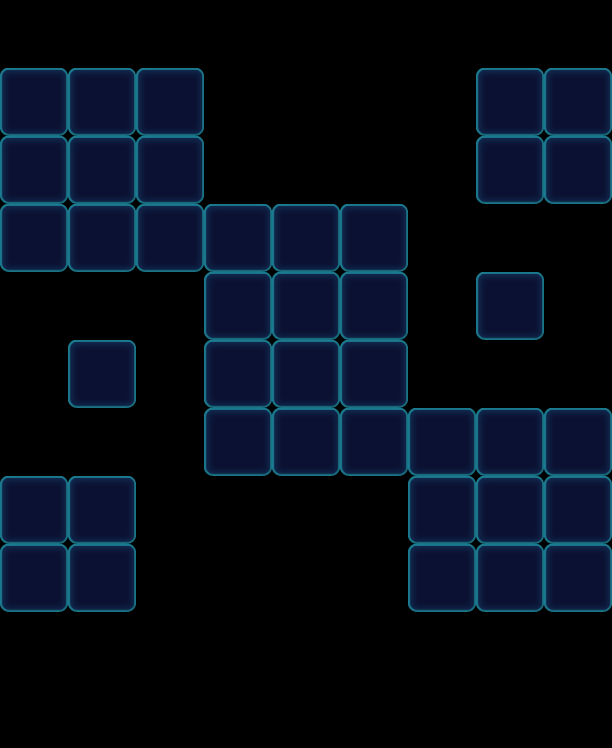

Below is a game level as drawn by its tile map, then a one-line description and the .tmx that defines it (tile-layer data replaced by summaries):
An orthogonal 9x11 tile map with 68x68 px tiles, 1 tile layer (Valid), 2 tilesets and 21 objects (9x Factory_Normal, 8x Boss, 2x Monster, 2x Lock).

<map version="1.0" orientation="orthogonal" width="9" height="11" tilewidth="68" tileheight="68">
 <tileset firstgid="1" name="game_grid1" tilewidth="68" tileheight="68">
  <image source="game_grid1.png" width="68" height="68" />
 </tileset>
 <tileset firstgid="2" name="map" tilewidth="68" tileheight="68">
  <image source="map.png" width="1024" height="1024" />
 </tileset>
 <layer name="Valid" width="9" height="11">
  <data>[99 cells, 40 non-empty, 1 distinct tile ids]</data>
 </layer>
 <objectgroup name="BottomObj" width="9" height="11" visible="0" />
 <objectgroup name="MiddleObj" width="9" height="11">
  <object name="66" type="Monster" gid="17" x="476" y="340">
   <properties>
    <property name="Color" value="Colorful" />
   </properties>
  </object>
  <object name="66" type="Monster" gid="17" x="68" y="408">
   <properties>
    <property name="Color" value="Colorful" />
   </properties>
  </object>
 </objectgroup>
 <objectgroup color="#000000" name="TopObj" width="9" height="11">
  <object name="10" type="Boss" x="476" y="68" width="68" height="68">
   <properties>
    <property name="BossName" value="ColorRight" />
    <property name="BossType" value="ColorBoss" />
    <property name="BossTypeConfig" value="Blue,Green,Yellow,Pink,Purple" />
   </properties>
  </object>
  <object name="10" type="Boss" x="0" y="476" width="68" height="68">
   <properties>
    <property name="BossName" value="ColorLeft" />
    <property name="BossType" value="ColorBoss" />
    <property name="BossTypeConfig" value="Blue,Green,Yellow,Pink,Purple" />
   </properties>
  </object>
  <object name="10" type="Factory_Normal" x="136" y="0" width="68" height="68">
   <properties>
    <property name="FactoryColorsConfig" value="Blue,Green,Yellow,Pink,Purple" />
   </properties>
  </object>
  <object name="10" type="Factory_Normal" x="204" y="136" width="68" height="68">
   <properties>
    <property name="FactoryColorsConfig" value="Blue,Green,Yellow,Pink,Purple" />
   </properties>
  </object>
  <object name="10" type="Factory_Normal" x="272" y="136" width="68" height="68">
   <properties>
    <property name="FactoryColorsConfig" value="Blue,Green,Yellow,Pink,Purple" />
   </properties>
  </object>
  <object name="10" type="Factory_Normal" x="408" y="340" width="68" height="68">
   <properties>
    <property name="FactoryColorsConfig" value="Blue,Green,Yellow,Pink,Purple" />
   </properties>
  </object>
  <object name="10" type="Factory_Normal" x="340" y="136" width="68" height="68">
   <properties>
    <property name="FactoryColorsConfig" value="Blue,Green,Yellow,Pink,Purple" />
   </properties>
  </object>
  <object name="10" type="Factory_Normal" x="0" y="0" width="68" height="68">
   <properties>
    <property name="FactoryColorsConfig" value="Blue,Green,Yellow,Pink,Purple" />
   </properties>
  </object>
  <object name="10" type="Factory_Normal" x="68" y="0" width="68" height="68">
   <properties>
    <property name="FactoryColorsConfig" value="Blue,Green,Yellow,Pink,Purple" />
   </properties>
  </object>
  <object name="10" type="Factory_Normal" x="544" y="340" width="68" height="68">
   <properties>
    <property name="FactoryColorsConfig" value="Blue,Green,Yellow,Pink,Purple" />
   </properties>
  </object>
  <object name="10" type="Boss" x="68" y="476" width="68" height="68">
   <properties>
    <property name="BossName" value="ColorLeft" />
    <property name="BossType" value="ColorBoss" />
    <property name="BossTypeConfig" value="Blue,Green,Yellow,Pink,Purple" />
   </properties>
  </object>
  <object name="10" type="Boss" x="0" y="544" width="68" height="68">
   <properties>
    <property name="BossName" value="ColorLeft" />
    <property name="BossType" value="ColorBoss" />
    <property name="BossTypeConfig" value="Blue,Green,Yellow,Pink,Purple" />
   </properties>
  </object>
  <object name="10" type="Boss" x="68" y="544" width="68" height="68">
   <properties>
    <property name="BossName" value="ColorLeft" />
    <property name="BossType" value="ColorBoss" />
    <property name="BossTypeConfig" value="Blue,Green,Yellow,Pink,Purple" />
   </properties>
  </object>
  <object name="10" type="Boss" x="544" y="68" width="68" height="68">
   <properties>
    <property name="BossName" value="ColorRight" />
    <property name="BossType" value="ColorBoss" />
    <property name="BossTypeConfig" value="Blue,Green,Yellow,Pink,Purple" />
   </properties>
  </object>
  <object name="10" type="Boss" x="476" y="136" width="68" height="68">
   <properties>
    <property name="BossName" value="ColorRight" />
    <property name="BossType" value="ColorBoss" />
    <property name="BossTypeConfig" value="Blue,Green,Yellow,Pink,Purple" />
   </properties>
  </object>
  <object name="10" type="Boss" x="544" y="136" width="68" height="68">
   <properties>
    <property name="BossName" value="ColorRight" />
    <property name="BossType" value="ColorBoss" />
    <property name="BossTypeConfig" value="Blue,Green,Yellow,Pink,Purple" />
   </properties>
  </object>
  <object name="10" type="Factory_Normal" x="476" y="340" width="68" height="68">
   <properties>
    <property name="FactoryColorsConfig" value="Blue,Green,Yellow,Pink,Purple" />
   </properties>
  </object>
  <object name="Lock" type="Lock" gid="49" x="68" y="408">
   <properties>
    <property name="Layers" value="1" />
   </properties>
  </object>
  <object name="Lock" type="Lock" gid="49" x="476" y="340">
   <properties>
    <property name="Layers" value="1" />
   </properties>
  </object>
 </objectgroup>
</map>
